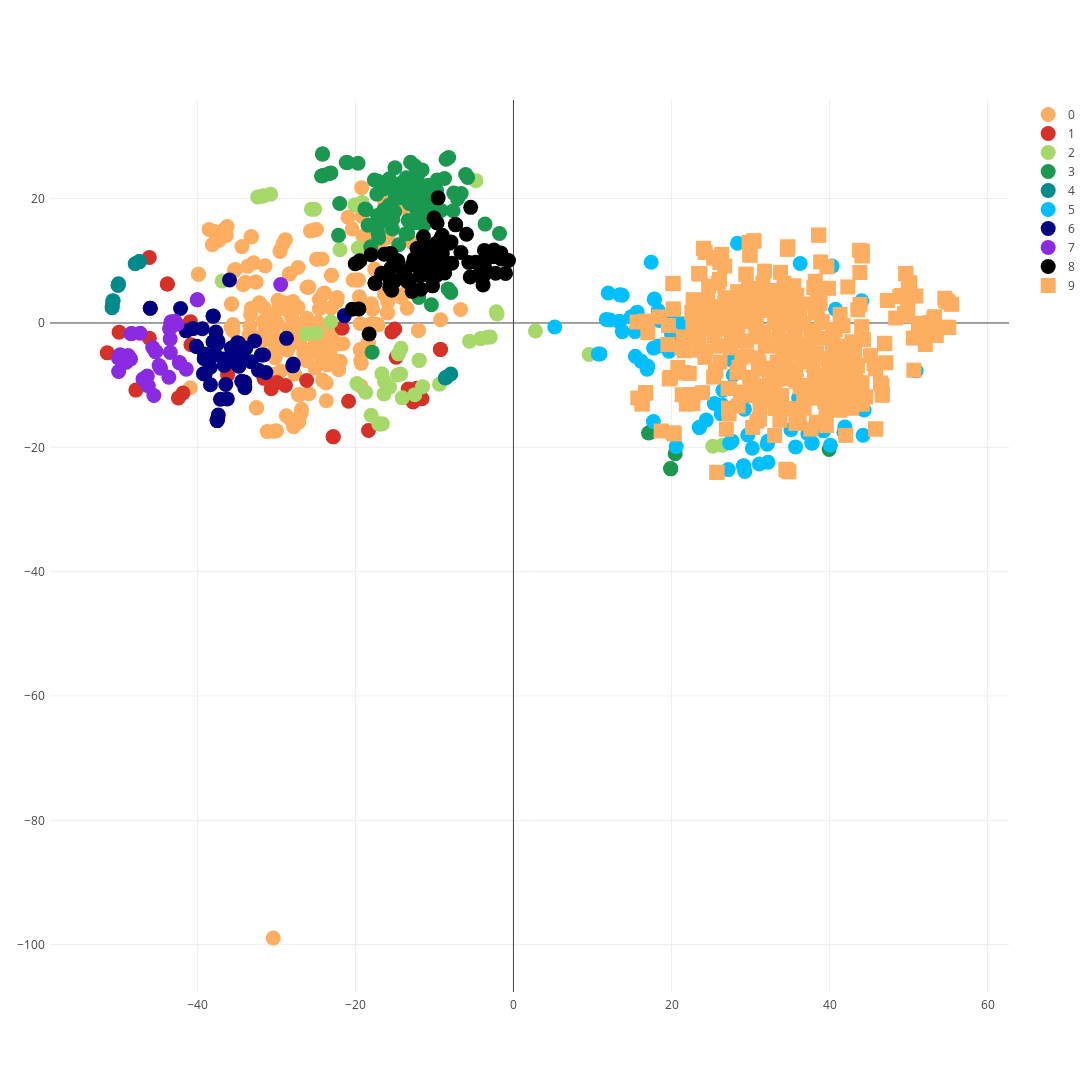

The notebook cell this image was saved under:
### Code cell
draw_embeddings.draw(draw_embeddings.get_tsne(semeval_2016_df, tooltip_col='tooltip'))

### Figure 1 — Plotly figure (JSON) as saved in the notebook; plotly's stock layout.template omitted (floating-point values rounded to 4 significant figures; data arrays with more than 128 entries replaced by an {"elided": "..."} marker saying what was removed)
{"data": [{"marker": {"color": "rgb(253,174,97)", "size": 15, "symbol": 0}, "mode": "markers", "name": "0", "text": {"elided": "181 str values"}, "type": "scatter", "uid": "594832ed-93e2-4dab-abf0-58667407503a", "x": {"elided": "181 float values"}, "y": {"elided": "181 float values"}}, {"marker": {"color": "rgb(215,48,39)", "size": 15, "symbol": 0}, "mode": "markers", "name": "1", "text": ["DRINKS#QUALITY : sake", "FOOD#QUALITY : Pizza", "DRINKS#STYLE_OPTIONS : draft and bottle selection", "FOOD#QUALITY : Chef's Choice for sushi", "FOOD#QUALITY : specialty rolls", "FOOD#STYLE_OPTIONS : open sesame combo plate", "RESTAURANT#GENERAL : pizza place", "RESTAURANT#GENERAL : pizza joint", "RESTAURANT#GENERAL : establishment", "SERVICE#GENERAL : servers", "SERVICE#GENERAL : young woman", "SERVICE#GENERAL : restaurant staff", "AMBIENCE#GENERAL : blond wood decor", "AMBIENCE#GENERAL : backyard dining area", "AMBIENCE#GENERAL : Restaurant", "DRINKS#QUALITY : premium sake", "FOOD#QUALITY : hot dog", "FOOD#QUALITY : Sophia pizza", "FOOD#QUALITY : sour spicy soup", "FOOD#QUALITY : balance of herbs and tomatoes", "FOOD#QUALITY : hot dogs", "FOOD#QUALITY : frozen black sesame mousse", "FOOD#QUALITY : family seafood entree", "FOOD#QUALITY : stir-fried squid", "FOOD#QUALITY : Hot Dogs", "FOOD#QUALITY : stir fry blue crab", "RESTAURANT#GENERAL : Emilio", "RESTAURANT#GENERAL : Planet Thai", "RESTAURANT#GENERAL : Planet Thailand", "RESTAURANT#GENERAL : fresh restaurant", "RESTAURANT#GENERAL : Chinese restaurant"], "type": "scatter", "uid": "61d269eb-67b8-4043-b6f9-0a3fadcd8226", "x": [-28.85, -15.02, -36.18, -51.4, -30.65, -13.33, -43.79, -43.81, -26.17, -31.57, -46.08, -49.91, -20.86, -14.85, -15.4, -29.95, -9.245, -40.89, -47.79, -18.34, -9.24, -12.23, -12.7, -42.41, -21.68, -41.82, -40.81, -22.8, -22.82, -11.58, -46.08], "y": [-10.05, -0.9637, -8.34, -4.805, -10.58, -10.64, 6.279, 6.264, -9.253, -8.905, 10.55, -1.47, -12.6, -5.513, -1.432, -9.555, -4.255, 0.2116, -10.8, -17.3, -4.261, -10.5, -12.72, -12.08, -0.8386, -11.27, -3.498, -18.29, -18.29, -12.18, -2.455]}, {"marker": {"color": "rgb(166,217,106)", "size": 15, "symbol": 0}, "mode": "markers", "name": "2", "text": ["FOOD#QUALITY : lava cake dessert", "AMBIENCE#GENERAL : feeling", "DRINKS#STYLE_OPTIONS : selection of sakes", "FOOD#QUALITY : crab eggs benedict", "FOOD#QUALITY : egg white omelet", "FOOD#QUALITY : Blue Fin Tuna", "FOOD#STYLE_OPTIONS : white gulf prawns", "FOOD#QUALITY : black cod in sake kasu", "FOOD#QUALITY : Green tea creme brulee", "FOOD#PRICES : price fixed pre-show dinner", "FOOD#QUALITY : shoe string onions", "FOOD#QUALITY : Green Tea creme brulee", "RESTAURANT#GENERAL : Ray's Boathouse", "AMBIENCE#GENERAL : Traditional French decour", "AMBIENCE#GENERAL : Jazz Bar", "AMBIENCE#GENERAL : jazz duo", "DRINKS#STYLE_OPTIONS : selection of bottled beer", "FOOD#QUALITY : Basil slice", "FOOD#QUALITY : stuff tilapia", "FOOD#STYLE_OPTIONS : selection of thin crust pizza", "FOOD#QUALITY : Tom Kha soup", "FOOD#QUALITY : salmon dish", "FOOD#QUALITY : cold appetizer dishes", "FOOD#QUALITY : green tea tempura", "FOOD#QUALITY : crab cakes", "FOOD#QUALITY : smoked salmon and roe appetizer", "FOOD#QUALITY : spices", "FOOD#QUALITY : Ow Ley Soh", "FOOD#QUALITY : chicken in the salads", "FOOD#QUALITY : raw vegatables in side orders", "FOOD#QUALITY : fresh mozzarella", "FOOD#QUALITY : beef and noodle soup dishes", "FOOD#QUALITY : chocolate cake", "FOOD#PRICES : half price sushi deal", "FOOD#STYLE_OPTIONS : French Onion soup", "FOOD#QUALITY : rock shrimp tempura", "FOOD#QUALITY : non-veg selections", "FOOD#QUALITY : eggs benedict", "FOOD#QUALITY : New England Chowder", "FOOD#QUALITY : Thai style Fried Sea Bass", "FOOD#STYLE_OPTIONS : \"salt encrusted shrimp\" appetizer", "RESTAURANT#GENERAL : mare", "RESTAURANT#GENERAL : Saul", "RESTAURANT#GENERAL : Red Eye Grill", "SERVICE#GENERAL : Raymond"], "type": "scatter", "uid": "24c9a1b4-2f45-4a7b-8cbe-9a852afe65ef", "x": [-14.56, -4.758, -16.58, -11.94, -14.27, -30.72, 9.571, -14.07, -31.78, -18.01, -16.34, -31.64, -24.92, -2.181, -25.16, -25.58, -16.87, -21.96, -16.65, -17.04, -19.14, -4.14, -11.51, -32.37, -11.93, -9.361, -5.563, -36.86, -2.928, -15.68, -12.48, -3.273, -14.22, 2.782, -2.065, -18.7, -16.39, -14.66, -19.81, -20.07, 25.22, -19.64, -23.1, 26.44, -26.24], "y": [-4.965, 22.89, -16.22, -6.022, -8.196, 20.72, -5.05, -12.04, 20.41, -14.84, -9.389, 20.45, -1.608, 1.788, 18.28, 18.29, -16.26, 11.77, -8.174, -16.23, 19.39, -2.507, -10.24, 20.28, -5.98, -9.859, -2.919, 6.741, -2.254, -10.32, -11.53, -2.301, -4.063, -1.297, 1.444, -11.13, -11.42, -8.369, -9.747, 18.99, -19.84, 12.07, 0.2072, -19.69, -1.736]}, {"marker": {"color": "rgb(26,152,80)", "size": 15, "symbol": 0}, "mode": "markers", "name": "3", "text": ["AMBIENCE#GENERAL : interior", "AMBIENCE#GENERAL : Decor", "AMBIENCE#GENERAL : trattoria", "FOOD#QUALITY : filet", "FOOD#QUALITY : frites", "FOOD#QUALITY : nan", "AMBIENCE#GENERAL : Place", "AMBIENCE#GENERAL : vibe", "AMBIENCE#GENERAL : decor", "AMBIENCE#GENERAL : balcony", "DRINKS#QUALITY : coffe", "FOOD#QUALITY : walnuts", "FOOD#QUALITY : indain food", "FOOD#STYLE_OPTIONS : portions", "FOOD#QUALITY : Mackeral", "FOOD#QUALITY : Cod", "FOOD#QUALITY : nigiri", "FOOD#QUALITY : saag", "FOOD#QUALITY : chickpeas", "FOOD#QUALITY : colorado", "FOOD#QUALITY : naan", "FOOD#QUALITY : paneer", "FOOD#QUALITY : yogurt", "RESTAURANT#MISCELLANEOUS : restroom", "RESTAURANT#GENERAL : Standby", "RESTAURANT#GENERAL : Rays", "SERVICE#GENERAL : waitstaff", "SERVICE#GENERAL : sommelier", "AMBIENCE#GENERAL : Raga's", "AMBIENCE#GENERAL : unmarked wooden doors", "AMBIENCE#GENERAL : décor", "AMBIENCE#GENERAL : hookah", "AMBIENCE#GENERAL : Toons", "AMBIENCE#GENERAL : mileau", "DRINKS#QUALITY : sangria", "DRINKS#PRICES : bev", "DRINKS#QUALITY : Vanilla Shanty", "DRINKS#QUALITY : expresso", "DRINKS#QUALITY : sassy lassi", "FOOD#QUALITY : thai cuisine", "FOOD#STYLE_OPTIONS : portion", "FOOD#QUALITY : dogs", "FOOD#QUALITY : roti", "FOOD#QUALITY : roti rolls", "FOOD#QUALITY : Ravioli", "FOOD#QUALITY : sepia", "FOOD#QUALITY : braised rabbit", "FOOD#QUALITY : Dog", "FOOD#QUALITY : indian cuisine", "FOOD#QUALITY : Pad Thai", "FOOD#QUALITY : indian food", "FOOD#STYLE_OPTIONS : cheff", "FOOD#PRICES : pita bread", "FOOD#QUALITY : wasabe potatoes", "FOOD#QUALITY : Uni Hand roll", "FOOD#QUALITY : dhal", "FOOD#QUALITY : chole", "FOOD#QUALITY : chai", "FOOD#QUALITY : thai food", "FOOD#QUALITY : Moules", "FOOD#QUALITY : Slamwich", "FOOD#QUALITY : pita", "FOOD#QUALITY : lox", "FOOD#QUALITY : Vanison", "FOOD#QUALITY : Bison", "FOOD#QUALITY : halibut special", "LOCATION#GENERAL : neighborhood", "RESTAURANT#GENERAL : Bark", "RESTAURANT#GENERAL : Patsy's Pizza", "RESTAURANT#MISCELLANEOUS : BFC", "RESTAURANT#MISCELLANEOUS : indian place", "RESTAURANT#PRICES : brasserie", "RESTAURANT#MISCELLANEOUS : Pacifico", "RESTAURANT#GENERAL : Amma", "RESTAURANT#GENERAL : Myagi", "RESTAURANT#GENERAL : Mermaid Inn", "RESTAURANT#GENERAL : Teodora", "RESTAURANT#MISCELLANEOUS : VT's", "RESTAURANT#GENERAL : Patis", "RESTAURANT#GENERAL : Suan", "RESTAURANT#GENERAL : Faan", "RESTAURANT#GENERAL : Heartland Brewery", "RESTAURANT#GENERAL : Corona", "RESTAURANT#GENERAL : Areo", "RESTAURANT#GENERAL : Williamsburg spot", "SERVICE#GENERAL : Staff", "SERVICE#GENERAL : People", "SERVICE#GENERAL : Maitre-D", "SERVICE#GENERAL : Winnie", "SERVICE#GENERAL : waitstaffs"], "type": "scatter", "uid": "870ff957-b3e9-4bf1-a3b3-bd0c00c4ce3d", "x": [39.95, -9.633, -21.01, -11.57, -10.84, -17.61, -8.53, -9.153, -7.082, -6.051, -12.4, -24.03, -13.33, 19.89, -22.14, -13.56, -15.03, -15.6, -24.29, -13.38, -17.14, -14.25, -23.37, -6.615, -1.766, -7.639, -24.17, -19.66, -16.42, -3.595, -17.88, -17.21, -10.14, -15.0, -13.61, -12.47, -8.267, -12.17, -14.52, -18.8, 19.9, 17.09, -14.98, -17.12, -13.18, -11.15, -11.32, 17.33, -15.69, -17.0, -15.71, -13.02, -17.05, -18.07, -18.41, -15.73, -14.54, -14.97, -18.66, -8.718, -12.12, -14.41, -12.25, -10.76, -10.47, -23.11, -5.792, -9.735, -7.916, -11.19, -15.26, -7.559, -12.2, -13.22, -15.75, -11.98, -21.16, -12.24, -13.66, -16.46, -17.29, -10.39, -10.79, -12.42, -15.31, 20.46, -8.194, -21.99, -12.21, -24.16], "y": [-20.34, 23.02, 25.8, 24.62, 18.63, 23.01, 26.33, 18.08, 19.99, 23.89, 16.12, 23.77, 16.5, -23.43, 14.1, 23.38, 17.9, 22.75, 23.64, 14.37, 22.82, 22.48, 24.0, 20.83, 14.39, 18.06, 27.19, 25.7, 18.19, 15.91, -4.689, 17.27, 18.85, 24.98, 14.37, 25.25, 5.484, 23.53, 12.59, 18.34, -23.46, -17.69, 20.51, 14.43, 19.23, 17.65, 15.71, -17.55, 16.63, 15.93, 16.58, 25.85, 13.68, 12.24, 15.71, 23.21, 20.1, 22.13, 18.24, 23.24, 19.41, 21.54, 24.87, 19.73, 20.26, 24.14, 23.42, 21.29, 4.919, 21.13, 16.7, 20.92, 22.48, 20.99, 18.95, 4.11, 25.83, 18.16, 20.84, 21.57, 20.73, 2.928, 22.17, 22.06, 15.11, -21.04, 26.63, 19.21, 20.47, 27.17]}, {"marker": {"color": "rgb(0,139,139)", "size": 15, "symbol": 0}, "mode": "markers", "name": "4", "text": ["FOOD#QUALITY : pork shu mai", "FOOD#QUALITY : chicken soup", "FOOD#QUALITY : fried brie with fruit", "FOOD#QUALITY : goat cheese pizza", "FOOD#QUALITY : goat cheese gnocchi", "FOOD#QUALITY : chicken tikka masala", "FOOD#QUALITY : goat cheese salad", "FOOD#QUALITY : pork souvlaki", "FOOD#QUALITY : baked clams octopus", "FOOD#QUALITY : pork croquette sandwich", "FOOD#QUALITY : chicken pot pie", "FOOD#QUALITY : chicken vindaloo", "FOOD#QUALITY : fried oysters and clams"], "type": "scatter", "uid": "eb8fc154-f5bd-47f5-8b12-a9f2c53a2174", "x": [-50.03, -50.8, -8.634, -47.34, -47.87, -50.7, -47.33, -50.02, -7.927, -49.98, -50.76, -50.67, -8.47], "y": [6.085, 2.443, -8.857, 9.877, 9.537, 3.469, 9.876, 6.072, -8.202, 6.308, 2.753, 3.597, -8.701]}, {"marker": {"color": "rgb(0,191,255)", "size": 15, "symbol": 0}, "mode": "markers", "name": "5", "text": ["AMBIENCE#GENERAL : space", "FOOD#QUALITY : Food", "RESTAURANT#GENERAL : restaurant", "AMBIENCE#GENERAL : setting", "AMBIENCE#GENERAL : environment", "DRINKS#PRICES : orange juice", "FOOD#QUALITY : mushroom pizza", "FOOD#QUALITY : honey walnyt prawns", "FOOD#STYLE_OPTIONS : selection", "FOOD#QUALITY : Roe", "FOOD#QUALITY : Spanish Mackeral special appetizer", "FOOD#QUALITY : Horse Mackerel", "FOOD#STYLE_OPTIONS : pieces", "FOOD#QUALITY : chicken shawarma", "FOOD#QUALITY : pizza menu", "FOOD#QUALITY : honey walnut prawns", "FOOD#QUALITY : lemon chicken", "FOOD#QUALITY : fish on the omikase platter", "LOCATION#GENERAL : location along the marina in Long Beach", "RESTAURANT#MISCELLANEOUS : Space", "SERVICE#GENERAL : customer service", "SERVICE#GENERAL : Brooke", "SERVICE#GENERAL : servers behind the counter", "AMBIENCE#GENERAL : semi-private boths", "AMBIENCE#GENERAL : main dining room", "AMBIENCE#GENERAL : patio", "AMBIENCE#GENERAL : outdoor seating", "AMBIENCE#GENERAL : late night atmosphere", "AMBIENCE#GENERAL : in-house lady DJ", "AMBIENCE#GENERAL : glass ceilings", "AMBIENCE#GENERAL : fire place", "AMBIENCE#GENERAL : Indoor", "DRINKS#STYLE_OPTIONS : measures of liquers", "FOOD#QUALITY : banana tempura", "FOOD#QUALITY : banana chocolate dessert", "FOOD#QUALITY : chicken and mashed potatos", "FOOD#QUALITY : chocolate bread pudding", "FOOD#QUALITY : $10 10-piece dim sum combo", "FOOD#STYLE_OPTIONS : chicken casserole", "FOOD#QUALITY : Reuben sandwich", "FOOD#QUALITY : La Rosa", "FOOD#PRICES : all you can eat sushi", "FOOD#QUALITY : wings with chimmichuri", "FOOD#QUALITY : crab salad", "FOOD#QUALITY : Red Dragon Roll", "FOOD#STYLE_OPTIONS : Chicken teriyaki", "FOOD#QUALITY : hot sauce", "FOOD#QUALITY : shrimp scampi", "FOOD#QUALITY : fusion twists", "FOOD#QUALITY : rose special roll", "FOOD#QUALITY : four course prix fix menu", "FOOD#QUALITY : Caesar Salad", "FOOD#PRICES : Prix Fixe menu", "FOOD#QUALITY : duck confit", "FOOD#QUALITY : green curry with vegetables", "FOOD#QUALITY : all-u-can-eat sushi", "FOOD#QUALITY : Chef's tasting menu", "FOOD#QUALITY : lemon salad", "LOCATION#GENERAL : view of the new york city skiline", "RESTAURANT#GENERAL : Casa la Femme", "RESTAURANT#GENERAL : The Four Seasons restaurant", "RESTAURANT#MISCELLANEOUS : Casa La Femme", "RESTAURANT#MISCELLANEOUS : The Four Seasons", "RESTAURANT#GENERAL : Casimir", "RESTAURANT#MISCELLANEOUS : 1st Ave spot", "RESTAURANT#GENERAL : Red Eye", "RESTAURANT#GENERAL : Al Di La", "SERVICE#GENERAL : delivery guys", "SERVICE#GENERAL : gentleman", "SERVICE#GENERAL : Paul", "SERVICE#GENERAL : Greg"], "type": "scatter", "uid": "0ce221d0-885b-46e3-8012-5bdae610a43a", "x": [37.81, 20.59, 13.77, 37.26, 40.1, 20.27, 11.99, 10.94, 39.23, 35.12, 30.23, 17.71, 17.43, 12.23, 15.43, 10.74, 13.45, 15.39, 29.28, 37.75, 16.91, 44.24, 17.0, 26.42, 27.67, 40.76, 27.81, 25.41, 24.39, 44.06, 20.01, 50.96, 5.222, 17.85, 17.81, 13.44, 15.65, 35.7, 13.38, 40.33, 32.19, 23.55, 17.74, 18.33, 27.66, 11.75, 21.36, 18.45, 29.23, 19.69, 26.3, 29.65, 27.18, 18.33, 14.91, 23.51, 28.35, 13.76, 26.5, 29.11, 31.11, 29.12, 32.22, 36.08, 36.28, 27.36, 32.12, 16.14, 44.37, 41.83, 41.94], "y": [-19.3, -19.89, -1.385, -17.81, -19.66, 0.4329, 4.829, -4.97, -17.35, -17.17, -20.16, -15.86, 9.775, 0.4776, -5.339, -4.972, 4.548, -1.387, -23.88, -19.32, -7.427, -18.07, -6.959, -13.21, -5.972, 2.2, -8.368, -12.94, -15.62, 3.561, -1.856, -7.699, -0.644, 3.846, 3.817, 0.2362, 1.743, -19.93, 0.2546, 9.148, -19.03, -16.78, -4.043, 1.95, -19.01, 0.5789, -0.1037, 0.4187, -13.86, -4.555, -14.62, -18.01, -23.59, -3.693, 1.024, -16.83, 12.82, 4.473, -10.81, -22.99, -22.67, -22.97, -22.4, -12.05, 9.58, -19.3, -19.51, -6.128, -13.99, -17.58, -16.71]}, {"marker": {"color": "rgb(0,0,128)", "size": 15, "symbol": 0}, "mode": "markers", "name": "6", "text": ["FOOD#QUALITY : Guacamole+shrimp appetizer", "FOOD#QUALITY : pad se ew chicken", "FOOD#QUALITY : parmesean porcini souffle", "AMBIENCE#GENERAL : Balcony", "AMBIENCE#GENERAL : subwoofer to the sound system", "AMBIENCE#GENERAL : Snooze", "FOOD#QUALITY : Crab Cakes", "FOOD#QUALITY : Chuwam Mushi", "FOOD#QUALITY : Creme Brulee", "FOOD#QUALITY : honwy walnut prawns", "FOOD#STYLE_OPTIONS : Shilshole Sampler", "FOOD#QUALITY : manila clams", "FOOD#QUALITY : Raouls chicken vegetable soup", "FOOD#STYLE_OPTIONS : Dungeness crabs", "FOOD#QUALITY : mango ginger creme brulee", "FOOD#QUALITY : labne (yogurt dip)", "RESTAURANT#GENERAL : Mioposto Café", "RESTAURANT#MISCELLANEOUS : balconey", "RESTAURANT#GENERAL : Mioposto", "AMBIENCE#GENERAL : atmoshpere", "DRINKS#STYLE_OPTIONS : selecion of wines", "FOOD#QUALITY : apppetizers", "FOOD#QUALITY : japanese comfort food", "FOOD#QUALITY : pistachio ice cream", "FOOD#STYLE_OPTIONS : pastrami sandwich on a roll", "FOOD#QUALITY : assorted sashimi", "FOOD#QUALITY : ceviche mix (special)", "FOOD#QUALITY : crabmeat lasagna", "FOOD#QUALITY : penne w/ chicken", "FOOD#QUALITY : vitello alla marsala", "FOOD#STYLE_OPTIONS : penne a la vodka", "FOOD#QUALITY : Crispy Duck", "FOOD#QUALITY : Lasagna Menu", "FOOD#QUALITY : omlette for brunch", "FOOD#QUALITY : quacamole", "FOOD#QUALITY : mussels in spicy tomato sauce", "FOOD#QUALITY : balsamic vinegar over icecream", "FOOD#QUALITY : porcini mushroom pasta special", "FOOD#PRICES : guacamole", "FOOD#QUALITY : pumkin tortelini", "FOOD#QUALITY : scallion pancakes", "FOOD#STYLE_OPTIONS : japanese tapas", "FOOD#QUALITY : raddichio", "FOOD#STYLE_OPTIONS : Edamame pureed", "FOOD#QUALITY : mozzarella en Carozza", "FOOD#QUALITY : rosemary or orange flavoring", "FOOD#QUALITY : prixe fixe tasting menu", "RESTAURANT#GENERAL : Jekyll and Hyde", "RESTAURANT#GENERAL : Jeckll and Hydes", "RESTAURANT#GENERAL : Zucchero Pomodori", "RESTAURANT#GENERAL : Jekyll and hyde Pub", "RESTAURANT#GENERAL : Jekyll and Hyde Pub", "SERVICE#GENERAL : maitre-D", "SERVICE#GENERAL : maitre d'"], "type": "scatter", "uid": "15e8aca6-de64-4ff6-b839-5fee875286d9", "x": [-35.7, -34.0, -39.1, -34.74, -27.93, -27.87, -21.4, -35.93, -39.01, -38.03, -37.08, -38.02, -36.41, -36.21, -37.99, -34.4, -31.92, -34.91, -31.61, -36.01, -32.28, -31.33, -40.13, -40.57, -39.37, -33.2, -39.23, -41.41, -34.01, -33.87, -28.72, -38.34, -32.75, -37.42, -35.43, -42.13, -36.73, -37.65, -35.53, -37.39, -36.6, -40.13, -34.4, -38.36, -34.94, -37.74, -39.14, -37.5, -37.35, -34.76, -37.47, -37.5, -45.96, -45.96], "y": [-4.024, -10.4, -5.003, -6.942, -6.898, -6.597, 1.189, 6.927, -8.182, -3.045, -12.26, 1.099, -9.89, -12.21, 1.121, -9.364, -5.141, -6.724, -5.139, -5.645, -7.588, -7.954, -3.734, -0.9048, -0.929, -6.236, -8.159, -1.266, -9.496, -4.051, -2.467, -9.947, -2.884, -3.291, -4.593, 2.343, -5.782, -1.444, -4.342, -2.902, -6.819, -3.782, -5.471, -7.132, -3.177, -5.083, -5.745, -15.7, -14.81, -3.25, -15.52, -15.68, 2.365, 2.363]}, {"marker": {"color": "rgb(138,43,226)", "size": 15, "symbol": 0}, "mode": "markers", "name": "7", "text": ["FOOD#QUALITY : grilled Alaskan King Salmon", "FOOD#STYLE_OPTIONS : seared Alaskan sea scallops", "FOOD#QUALITY : lobster 3 ways", "FOOD#QUALITY : grilled asparagus", "FOOD#QUALITY : pumpkin ravioli", "FOOD#QUALITY : lamb korma", "DRINKS#QUALITY : strawberry daiquiries", "FOOD#QUALITY : appetizer of olives", "FOOD#QUALITY : lamb sausages", "FOOD#QUALITY : spicy Italian cheese", "FOOD#QUALITY : lobster sandwich", "FOOD#QUALITY : Beef noodle soup", "FOOD#QUALITY : drumsticks over rice", "FOOD#QUALITY : seafood spaghetti", "FOOD#QUALITY : braised lamb shank in red wine", "FOOD#QUALITY : seafood tagliatelle", "FOOD#QUALITY : Seafood Dynamite", "FOOD#STYLE_OPTIONS : servings for main entree", "FOOD#QUALITY : Grilled Salmon dish", "FOOD#STYLE_OPTIONS : appetizer selection", "FOOD#QUALITY : lobster teriyaki", "FOOD#QUALITY : Grilled Black Cod", "FOOD#QUALITY : spicy Tuna roll", "FOOD#QUALITY : mashed yukon potatoes", "FOOD#QUALITY : spicy tuna roll", "FOOD#QUALITY : Grilled Chicken special with Edamame Puree", "FOOD#QUALITY : tuna of gari", "FOOD#QUALITY : lobster ravioli", "FOOD#QUALITY : Spicy Scallop roll", "FOOD#STYLE_OPTIONS : Steak Tartare", "FOOD#QUALITY : crunchy tuna", "FOOD#QUALITY : grilled octopus", "FOOD#STYLE_OPTIONS : grilled Mahi Mahi", "FOOD#QUALITY : Lobster Bisque", "FOOD#QUALITY : grilled branzino", "FOOD#QUALITY : lobster knuckles", "FOOD#QUALITY : tuna tartar appetizer", "RESTAURANT#GENERAL : pizzeria"], "type": "scatter", "uid": "27f70b9e-8d2b-4324-b079-e10a9a09ce0b", "x": [-48.45, -43.42, -43.33, -48.76, -44.66, -42.28, -43.61, -48.31, -42.24, -46.89, -42.56, -43.44, -29.46, -45.29, -49.97, -45.27, -45.65, -45.51, -49.81, -48.41, -43.36, -50.0, -46.73, -44.85, -46.5, -49.76, -39.99, -43.08, -46.2, -41.41, -46.33, -48.63, -48.99, -43.52, -48.9, -42.83, -40.01, -47.24], "y": [-5.786, -4.752, 0.1866, -5.24, -7.267, -6.346, -8.726, -1.701, -6.443, -9.025, -0.1982, -2.559, 6.184, -4.608, -7.8, -4.587, -3.933, -11.67, -5.293, -1.736, -0.05178, -5.626, -9.212, -6.852, -8.771, -5.128, 3.734, -0.2517, -10.14, -7.429, -8.534, -5.581, -6.305, -0.9202, -5.898, 0.2861, 3.738, -1.653]}, {"marker": {"color": "rgb(0,0,0)", "size": 15, "symbol": 0}, "mode": "markers", "name": "8", "text": ["FOOD#QUALITY : lamb glazed with balsamic vinegar", "FOOD#QUALITY : Salads", "DRINKS#QUALITY : Drinks", "DRINKS#STYLE_OPTIONS : Winelist", "DRINKS#PRICES : iced tea", "FOOD#QUALITY : Seafood", "FOOD#QUALITY : seafood", "FOOD#QUALITY : Eel", "FOOD#STYLE_OPTIONS : sushi", "FOOD#QUALITY : cooks", "FOOD#QUALITY : desserts", "FOOD#QUALITY : Brunch", "FOOD#PRICES : Sushi", "FOOD#QUALITY : brunch food", "FOOD#QUALITY : tuna", "FOOD#QUALITY : Crab", "FOOD#QUALITY : Trout", "FOOD#QUALITY : Shrimp", "FOOD#QUALITY : Jellyfish", "FOOD#STYLE_OPTIONS : Portions", "FOOD#STYLE_OPTIONS : pepperoni's", "FOOD#STYLE_OPTIONS : pepperoni", "FOOD#STYLE_OPTIONS : sushi dishes", "FOOD#QUALITY : pancakes", "FOOD#QUALITY : soy dressing", "FOOD#QUALITY : oyster roll", "FOOD#QUALITY : salads", "FOOD#QUALITY : peppercorn sauce", "FOOD#STYLE_OPTIONS : potions", "FOOD#STYLE_OPTIONS : hummus", "FOOD#QUALITY : Dinners", "FOOD#QUALITY : Eggs", "FOOD#QUALITY : onion rings", "FOOD#QUALITY : miso soup", "RESTAURANT#GENERAL : Sushi place", "SERVICE#GENERAL : bartenders", "SERVICE#GENERAL : waiters", "AMBIENCE#GENERAL : mens bathroom", "AMBIENCE#GENERAL : booths", "AMBIENCE#GENERAL : Dining Garden", "FOOD#QUALITY : pear torte", "FOOD#QUALITY : bagels", "FOOD#QUALITY : Chilli Chicken", "FOOD#QUALITY : spice", "FOOD#QUALITY : french fries", "FOOD#QUALITY : pizzas", "FOOD#STYLE_OPTIONS : toppings", "FOOD#QUALITY : pastries", "FOOD#QUALITY : cheesecake", "FOOD#STYLE_OPTIONS : entree", "FOOD#QUALITY : onions", "FOOD#QUALITY : dumplings", "FOOD#STYLE_OPTIONS : pastas", "FOOD#QUALITY : sauces", "FOOD#QUALITY : lamb dishes", "FOOD#QUALITY : mushrooms", "FOOD#QUALITY : veal", "FOOD#QUALITY : congee", "FOOD#QUALITY : roast pork buns", "FOOD#QUALITY : turnip cake", "FOOD#QUALITY : spinach", "FOOD#QUALITY : fries", "FOOD#QUALITY : cheescake", "FOOD#QUALITY : Dessert", "FOOD#QUALITY : lamb", "FOOD#STYLE_OPTIONS : bagel", "FOOD#QUALITY : bun", "FOOD#QUALITY : hanger steak", "FOOD#QUALITY : Yellowtail", "FOOD#PRICES : noodles", "FOOD#QUALITY : pasta", "FOOD#QUALITY : Sauce", "FOOD#QUALITY : soy sauce", "FOOD#QUALITY : Cheese plate", "FOOD#QUALITY : soupy dumplings", "FOOD#QUALITY : jelly fish", "RESTAURANT#GENERAL : Pastis", "RESTAURANT#MISCELLANEOUS : sushi chef", "SERVICE#GENERAL : Seating", "SERVICE#GENERAL : waitresses", "SERVICE#GENERAL : clerks", "SERVICE#GENERAL : takeout", "SERVICE#GENERAL : survice"], "type": "scatter", "uid": "9f6990b5-5857-4d17-b07a-4bd01d3528a9", "x": [-20.02, -6.648, -4.785, -5.655, -3.847, -12.56, -12.57, -9.0, -14.73, -3.429, -3.6, -9.477, -14.63, -9.744, -8.115, -9.143, -7.894, -9.687, -20.41, -5.415, -13.91, -13.76, -15.63, -9.431, -17.52, -12.82, -3.942, -15.58, -9.002, -7.335, -2.255, -5.467, -13.44, -16.36, -15.1, -2.496, -2.423, -3.675, -1.532, -0.9997, -18.02, -10.88, -15.51, -9.662, -10.24, -3.664, -4.036, -10.95, -9.908, -12.79, -13.13, -10.46, -12.09, -4.343, -19.68, -5.943, -10.82, -10.05, -15.4, -15.05, -10.55, -10.8, -19.57, -18.26, -19.44, -11.11, -8.701, -16.68, -9.531, -10.96, -12.21, -11.69, -17.51, -11.84, -15.66, -11.72, -11.39, -15.49, -0.6275, -2.463, -1.584, -7.801, -7.316], "y": [9.536, 11.34, 9.79, 9.722, 6.125, 10.28, 10.23, 14.12, 10.07, 10.47, 7.935, 8.183, 9.957, 7.65, 12.84, 13.8, 13.02, 12.88, 2.219, 18.6, 8.111, 8.258, 11.17, 9.557, 6.413, 5.089, 7.257, 6.85, 11.15, 15.85, 7.999, 7.39, 6.687, 11.07, 9.982, 10.67, 11.06, 11.67, 10.29, 7.975, 11.0, 9.869, 8.857, 16.08, 5.974, 9.032, 8.356, 9.497, 9.504, 9.35, 6.817, 10.58, 11.98, 7.768, 9.728, 14.26, 12.23, 16.89, 5.277, 6.758, 11.37, 8.78, 2.266, -1.771, 10.0, 10.15, 8.036, 7.997, 20.13, 7.776, 11.97, 8.505, 6.364, 7.629, 5.786, 5.418, 13.87, 11.14, 10.05, 11.72, 11.24, 9.628, 15.78]}, {"marker": {"color": "rgb(253,174,97)", "size": 15, "symbol": 1}, "mode": "markers", "name": "9", "text": {"elided": "340 str values"}, "type": "scatter", "uid": "af8d18dd-29ba-45bb-87a2-c08491692e18", "x": {"elided": "340 float values"}, "y": {"elided": "340 float values"}}], "layout": {"autosize": false, "height": 1500, "margin": {"b": 100, "l": 50, "pad": 4, "r": 50, "t": 100}, "width": 1500}}
